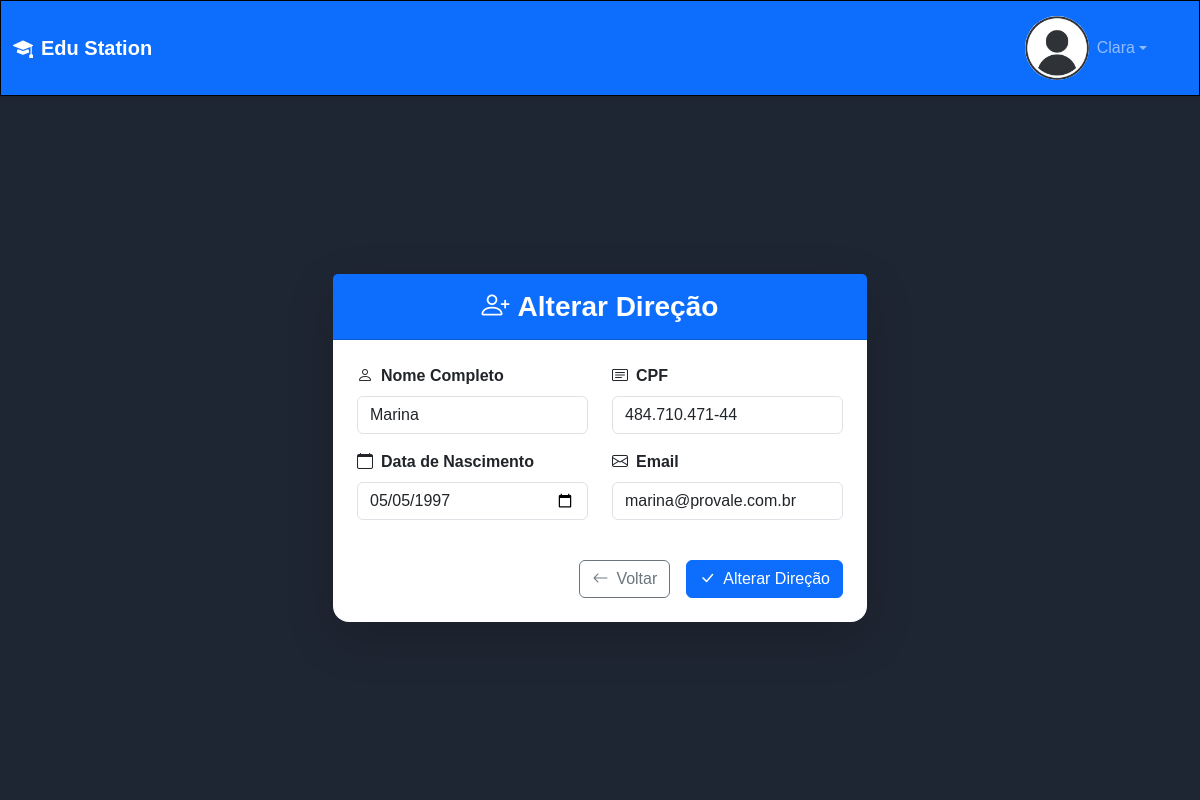
Page /direcao/alter_direcao/1 (signed in) on the committed database.
### direcao/models.py (models this page shows, shortened)
class Direcao(models.Model):
    user = models.OneToOneField(User, on_delete=models.CASCADE, primary_key=True)
    cpf = models.CharField(max_length=14, unique=True)
    data_nasc = models.DateField(default=datetime.date.today)
    class Meta:
        verbose_name = 'Diretor(a)'

### direcao/views.py (the view, shortened to what this page needs)
# urls.py: path('alter_direcao/<int:id>', altDirecao, name='altDirecao'),
@login_required(login_url='loginInicio:login_usuario')
def altDirecao(request, id):
    direcao = get_object_or_404(Direcao, pk=id)
    if request.method == "GET":
        return render(request, 'cadDirecao.html', {
            'submit': 'Alterar Direção',
            'titulo': 'Alterar Direção',
            'direcao': direcao
        })

### loginInicio/templates/cadDirecao.html (shortened to what this page needs)
{% extends "base.html" %}
{% load static %}
{% block main %}
<div class="container h-100 d-flex align-items-center justify-content-center">
    <div class="row justify-content-center w-100">
        <div class="col-md-8 col-lg-6">
            <div class="card shadow-lg border-0 rounded-4">
                <div class="card-header bg-primary text-white text-center py-3">
                    <h3 class="mb-0 fw-bold">
                        <i class="bi bi-person-plus me-2"></i>{{ titulo|default:"Cadastro Direção" }}
                    </h3>
                </div>
                <div class="card-body p-4">
                    <form method="post" id="cadastro-form">
                        <div class="row">
                            <div class="col-md-6 mb-3">
                                <label for="nome" class="form-label fw-semibold">
                                    <i class="bi bi-person me-2"></i>Nome Completo
                                </label>
                                <input type="text" class="form-control" name="nome" id="nomeCad"
                                       placeholder="Digite seu nome completo"
                                       value="{% if direcao %}{{ direcao.user.first_name }} {{ direcao.user.last_name }}{% endif %}" required>
                            </div>
                            <div class="col-md-6 mb-3">
                                <label for="cpf" class="form-label fw-semibold">
                                    <i class="bi bi-card-text me-2"></i>CPF
                                </label>
                                <input type="text" class="form-control" name="cpf" id="cpfCad"
                                       placeholder="000.000.000-00"
                                       value="{% if direcao %}{{ direcao.cpf }}{% endif %}"
                                       {% if direcao %}readonly{% endif %} required
                                       data-format="cpf">
                            </div>
                        </div>
                        <div class="row">
                            <div class="col-md-6 mb-3">
                                <label for="Data de Nascimento" class="form-label fw-semibold">
                                    <i class="bi bi-calendar me-2"></i>Data de Nascimento
                                </label>
                                <input type="date" class="form-control" name="Data de Nascimento" id="dateCad"
                                       value="{% if direcao %}{{ direcao.data_nasc|date:'Y-m-d' }}{% endif %}" required>
                            </div>
                            <div class="col-md-6 mb-3">
                                <label for="Email" class="form-label fw-semibold">
                                    <i class="bi bi-envelope me-2"></i>Email
                                </label>
                                <input type="email" class="form-control" name="Email" id="emailCad"
                                       placeholder="seu@email.com"
                                       value="{% if direcao %}{{ direcao.user.email }}{% endif %}" required>
                            </div>
                        </div>
                        <div class="d-grid gap-2 d-md-flex justify-content-md-end mt-4">
                            <a href="{% if user.is_authenticated %}{% url 'direcao:direcao' %}{% else %}{% url 'loginInicio:login_usuario' %}{% endif %}"
                               class="btn btn-outline-secondary me-md-2">
                                <i class="bi bi-arrow-left me-2"></i>Voltar
                            </a>
                            <button type="submit" class="btn btn-primary" id="submit-cad">
                                <i class="bi bi-check-lg me-2"></i>{{ submit|default:'Criar Usuário' }}
                            </button>
                        </div>
                    </form>
                </div>
            </div>
        </div>
    </div>
</div>
{% endblock main %}

### loginInicio/templates/base.html (shortened to what this page needs)
{% load static %}
<!DOCTYPE html>
<html lang="pt-br">
<head>
    <link href="https://cdn.jsdelivr.net/npm/bootstrap@5.3.2/dist/css/bootstrap.min.css" rel="stylesheet">
    <link rel="stylesheet" href="https://cdn.jsdelivr.net/npm/bootstrap-icons@1.11.1/font/bootstrap-icons.css">
    <link rel="stylesheet" href={% static "css/base.css" %}>
</head>
<body class="bg-light d-flex flex-column" style="height: 100vh;">
    <nav class="navbar navbar-expand-lg navbar-dark bg-primary shadow-sm">
        <div class="container-fluid">
            <a class="navbar-brand fw-bold" href={% url "loginInicio:inicio" %}>
                <i class="bi bi-mortarboard-fill me-2"></i>Edu Station
            {% if user.is_authenticated %}
            <div class="navbar-nav ms-auto">
                <div class="nav-item dropdown">
                    <a class="nav-link dropdown-toggle d-flex align-items-center" href="#" role="button" data-bs-toggle="dropdown">
                        <img src={% static "img/icone_perfil.jpg" %} alt="perfil" class="rounded-circle me-2" width="32" height="64">
                        <span class="d-none d-md-inline">{{ user.first_name|default:user.username }}</span>
                    </a>
                </div>
            </div>
            {% endif %}
        </div>
    </nav>
    <main class="container-fluid flex-grow-1 d-flex flex-column" style="overflow-y: auto;">
        {% block main %}
        {% endblock main %}
    </main>
</body>
</html>

### static/css/base.css (style rules this page uses)
:root { --cor-infos: #51A3A3; --cor-main: #1F2633; --cor-links: black; --borda: 1px black solid; }
* { font-family: Arial, Helvetica, sans-serif; margin: 0; padding: 0; box-sizing: border-box; list-style: none; text-decoration: none; }
a { color: var(--cor-links); }

### rows in the picture
Direcao: nome "Marina", cpf "484.710.471-44", data_nasc "05/05/1997", Email "marina@provale.com.br"

### other values in the picture
{{ user.first_name|default:user.username }} "Clara"
{{ titulo|default:"Cadastro Direção" }} "Alterar Direção"
{{ submit|default:'Criar Usuário' }} "Alterar Direção"
